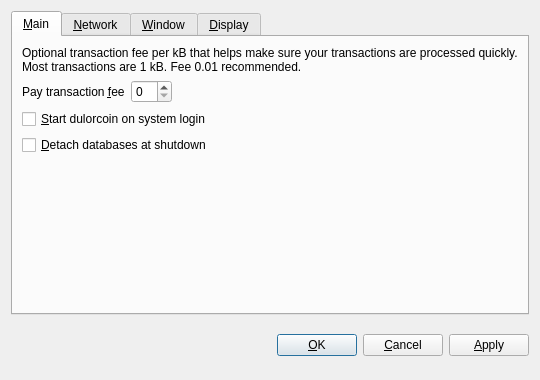
<?xml version="1.0" encoding="UTF-8"?>
<ui version="4.0">
 <class>OptionsDialog</class>
 <widget class="QDialog" name="OptionsDialog">
  <property name="geometry">
   <rect>
    <x>0</x>
    <y>0</y>
    <width>540</width>
    <height>380</height>
   </rect>
  </property>
  <property name="windowTitle">
   <string>Options</string>
  </property>
  <property name="modal">
   <bool>true</bool>
  </property>
  <layout class="QVBoxLayout" name="verticalLayout">
   <item>
    <widget class="QTabWidget" name="tabWidget">
     <property name="tabPosition">
      <enum>QTabWidget::North</enum>
     </property>
     <property name="currentIndex">
      <number>0</number>
     </property>
     <widget class="QWidget" name="tabMain">
      <attribute name="title">
       <string>&amp;Main</string>
      </attribute>
      <layout class="QVBoxLayout" name="verticalLayout_Main">
       <item>
        <widget class="QLabel" name="transactionFeeInfoLabel">
         <property name="text">
          <string>Optional transaction fee per kB that helps make sure your transactions are processed quickly. Most transactions are 1 kB. Fee 0.01 recommended.</string>
         </property>
         <property name="textFormat">
          <enum>Qt::PlainText</enum>
         </property>
         <property name="wordWrap">
          <bool>true</bool>
         </property>
        </widget>
       </item>
       <item>
        <layout class="QHBoxLayout" name="horizontalLayout_Main">
         <item>
          <widget class="QLabel" name="transactionFeeLabel">
           <property name="text">
            <string>Pay transaction &amp;fee</string>
           </property>
           <property name="textFormat">
            <enum>Qt::PlainText</enum>
           </property>
           <property name="buddy">
            <cstring>transactionFee</cstring>
           </property>
          </widget>
         </item>
         <item>
          <widget class="BitcoinAmountField" name="transactionFee"/>
         </item>
         <item>
          <spacer name="horizontalSpacer_Main">
           <property name="orientation">
            <enum>Qt::Horizontal</enum>
           </property>
           <property name="sizeHint" stdset="0">
            <size>
             <width>40</width>
             <height>20</height>
            </size>
           </property>
          </spacer>
         </item>
        </layout>
       </item>
       <item>
        <widget class="QCheckBox" name="bitcoinAtStartup">
         <property name="toolTip">
          <string>Automatically start dulorcoin after logging in to the system.</string>
         </property>
         <property name="text">
          <string>&amp;Start dulorcoin on system login</string>
         </property>
        </widget>
       </item>
       <item>
        <widget class="QCheckBox" name="detachDatabases">
         <property name="toolTip">
          <string>Detach block and address databases at shutdown. This means they can be moved to another data directory, but it slows down shutdown. The wallet is always detached.</string>
         </property>
         <property name="text">
          <string>&amp;Detach databases at shutdown</string>
         </property>
        </widget>
       </item>
       <item>
        <spacer name="verticalSpacer_Main">
         <property name="orientation">
          <enum>Qt::Vertical</enum>
         </property>
         <property name="sizeHint" stdset="0">
          <size>
           <width>20</width>
           <height>40</height>
          </size>
         </property>
        </spacer>
       </item>
      </layout>
     </widget>
     <widget class="QWidget" name="tabNetwork">
      <attribute name="title">
       <string>&amp;Network</string>
      </attribute>
      <layout class="QVBoxLayout" name="verticalLayout_Network">
       <item>
        <widget class="QCheckBox" name="mapPortUpnp">
         <property name="toolTip">
          <string>Automatically open the dulorcoin client port on the router. This only works when your router supports UPnP and it is enabled.</string>
         </property>
         <property name="text">
          <string>Map port using &amp;UPnP</string>
         </property>
        </widget>
       </item>
       <item>
        <widget class="QCheckBox" name="connectSocks">
         <property name="toolTip">
          <string>Connect to the dulorcoin network through a SOCKS proxy (e.g. when connecting through Tor).</string>
         </property>
         <property name="text">
          <string>&amp;Connect through SOCKS proxy:</string>
         </property>
        </widget>
       </item>
       <item>
        <layout class="QHBoxLayout" name="horizontalLayout_Network">
         <item>
          <widget class="QLabel" name="proxyIpLabel">
           <property name="text">
            <string>Proxy &amp;IP:</string>
           </property>
           <property name="textFormat">
            <enum>Qt::PlainText</enum>
           </property>
           <property name="buddy">
            <cstring>proxyIp</cstring>
           </property>
          </widget>
         </item>
         <item>
          <widget class="QValidatedLineEdit" name="proxyIp">
           <property name="maximumSize">
            <size>
             <width>140</width>
             <height>16777215</height>
            </size>
           </property>
           <property name="toolTip">
            <string>IP address of the proxy (e.g. 127.0.0.1)</string>
           </property>
          </widget>
         </item>
         <item>
          <widget class="QLabel" name="proxyPortLabel">
           <property name="text">
            <string>&amp;Port:</string>
           </property>
           <property name="textFormat">
            <enum>Qt::PlainText</enum>
           </property>
           <property name="buddy">
            <cstring>proxyPort</cstring>
           </property>
          </widget>
         </item>
         <item>
          <widget class="QLineEdit" name="proxyPort">
           <property name="maximumSize">
            <size>
             <width>55</width>
             <height>16777215</height>
            </size>
           </property>
           <property name="toolTip">
            <string>Port of the proxy (e.g. 9050)</string>
           </property>
          </widget>
         </item>
         <item>
          <widget class="QLabel" name="socksVersionLabel">
           <property name="text">
            <string>SOCKS &amp;Version:</string>
           </property>
           <property name="textFormat">
            <enum>Qt::PlainText</enum>
           </property>
           <property name="buddy">
            <cstring>socksVersion</cstring>
           </property>
          </widget>
         </item>
         <item>
          <widget class="QValueComboBox" name="socksVersion">
           <property name="toolTip">
            <string>SOCKS version of the proxy (e.g. 5)</string>
           </property>
          </widget>
         </item>
         <item>
          <spacer name="horizontalSpacer_Network">
           <property name="orientation">
            <enum>Qt::Horizontal</enum>
           </property>
           <property name="sizeHint" stdset="0">
            <size>
             <width>40</width>
             <height>20</height>
            </size>
           </property>
          </spacer>
         </item>
        </layout>
       </item>
       <item>
        <spacer name="verticalSpacer_Network">
         <property name="orientation">
          <enum>Qt::Vertical</enum>
         </property>
         <property name="sizeHint" stdset="0">
          <size>
           <width>20</width>
           <height>40</height>
          </size>
         </property>
        </spacer>
       </item>
      </layout>
     </widget>
     <widget class="QWidget" name="tabWindow">
      <attribute name="title">
       <string>&amp;Window</string>
      </attribute>
      <layout class="QVBoxLayout" name="verticalLayout_Window">
       <item>
        <widget class="QCheckBox" name="minimizeToTray">
         <property name="toolTip">
          <string>Show only a tray icon after minimizing the window.</string>
         </property>
         <property name="text">
          <string>&amp;Minimize to the tray instead of the taskbar</string>
         </property>
        </widget>
       </item>
       <item>
        <widget class="QCheckBox" name="minimizeOnClose">
         <property name="toolTip">
          <string>Minimize instead of exit the application when the window is closed. When this option is enabled, the application will be closed only after selecting Quit in the menu.</string>
         </property>
         <property name="text">
          <string>M&amp;inimize on close</string>
         </property>
        </widget>
       </item>
       <item>
        <spacer name="verticalSpacer_Window">
         <property name="orientation">
          <enum>Qt::Vertical</enum>
         </property>
         <property name="sizeHint" stdset="0">
          <size>
           <width>20</width>
           <height>40</height>
          </size>
         </property>
        </spacer>
       </item>
      </layout>
     </widget>
     <widget class="QWidget" name="tabDisplay">
      <attribute name="title">
       <string>&amp;Display</string>
      </attribute>
      <layout class="QVBoxLayout" name="verticalLayout_Display">
       <item>
        <layout class="QHBoxLayout" name="horizontalLayout_1_Display">
         <item>
          <widget class="QLabel" name="langLabel">
           <property name="text">
            <string>User Interface &amp;language:</string>
           </property>
           <property name="textFormat">
            <enum>Qt::PlainText</enum>
           </property>
           <property name="buddy">
            <cstring>lang</cstring>
           </property>
          </widget>
         </item>
         <item>
          <widget class="QValueComboBox" name="lang">
           <property name="toolTip">
            <string>The user interface language can be set here. This setting will take effect after restarting dulorcoin.</string>
           </property>
          </widget>
         </item>
        </layout>
       </item>
       <item>
        <layout class="QHBoxLayout" name="horizontalLayout_2_Display">
         <item>
          <widget class="QLabel" name="unitLabel">
           <property name="text">
            <string>&amp;Unit to show amounts in:</string>
           </property>
           <property name="textFormat">
            <enum>Qt::PlainText</enum>
           </property>
           <property name="buddy">
            <cstring>unit</cstring>
           </property>
          </widget>
         </item>
         <item>
          <widget class="QValueComboBox" name="unit">
           <property name="toolTip">
            <string>Choose the default subdivision unit to show in the interface and when sending coins.</string>
           </property>
          </widget>
         </item>
        </layout>
       </item>
       <item>
        <widget class="QCheckBox" name="displayAddresses">
         <property name="toolTip">
          <string>Whether to show dulorcoin addresses in the transaction list or not.</string>
         </property>
         <property name="text">
          <string>&amp;Display addresses in transaction list</string>
         </property>
        </widget>
       </item>
       <item>
        <widget class="QCheckBox" name="coinControlFeatures">
         <property name="toolTip">
          <string>Whether to show coin control features or not.</string>
         </property>
         <property name="text">
          <string>Display coin &amp;control features (experts only!)</string>
         </property>
        </widget>
       </item>
       <item>
        <spacer name="verticalSpacer_Display">
         <property name="orientation">
          <enum>Qt::Vertical</enum>
         </property>
         <property name="sizeHint" stdset="0">
          <size>
           <width>20</width>
           <height>40</height>
          </size>
         </property>
        </spacer>
       </item>
      </layout>
     </widget>
    </widget>
   </item>
   <item>
    <layout class="QHBoxLayout" name="horizontalLayout_Buttons">
     <item>
      <spacer name="horizontalSpacer_1">
       <property name="orientation">
        <enum>Qt::Horizontal</enum>
       </property>
       <property name="sizeHint" stdset="0">
        <size>
         <width>40</width>
         <height>48</height>
        </size>
       </property>
      </spacer>
     </item>
     <item>
      <widget class="QLabel" name="statusLabel">
       <property name="font">
        <font>
         <weight>75</weight>
         <bold>true</bold>
        </font>
       </property>
       <property name="text">
        <string/>
       </property>
       <property name="textFormat">
        <enum>Qt::PlainText</enum>
       </property>
       <property name="wordWrap">
        <bool>true</bool>
       </property>
      </widget>
     </item>
     <item>
      <spacer name="horizontalSpacer_2">
       <property name="orientation">
        <enum>Qt::Horizontal</enum>
       </property>
       <property name="sizeHint" stdset="0">
        <size>
         <width>40</width>
         <height>48</height>
        </size>
       </property>
      </spacer>
     </item>
     <item>
      <widget class="QPushButton" name="okButton">
       <property name="text">
        <string>&amp;OK</string>
       </property>
      </widget>
     </item>
     <item>
      <widget class="QPushButton" name="cancelButton">
       <property name="text">
        <string>&amp;Cancel</string>
       </property>
       <property name="autoDefault">
        <bool>false</bool>
       </property>
      </widget>
     </item>
     <item>
      <widget class="QPushButton" name="applyButton">
       <property name="text">
        <string>&amp;Apply</string>
       </property>
       <property name="autoDefault">
        <bool>false</bool>
       </property>
      </widget>
     </item>
    </layout>
   </item>
  </layout>
 </widget>
 <customwidgets>
  <customwidget>
   <class>BitcoinAmountField</class>
   <extends>QSpinBox</extends>
   <header>bitcoinamountfield.h</header>
  </customwidget>
  <customwidget>
   <class>QValueComboBox</class>
   <extends>QComboBox</extends>
   <header>qvaluecombobox.h</header>
  </customwidget>
  <customwidget>
   <class>QValidatedLineEdit</class>
   <extends>QLineEdit</extends>
   <header>qvalidatedlineedit.h</header>
  </customwidget>
 </customwidgets>
 <resources/>
 <connections/>
</ui>
